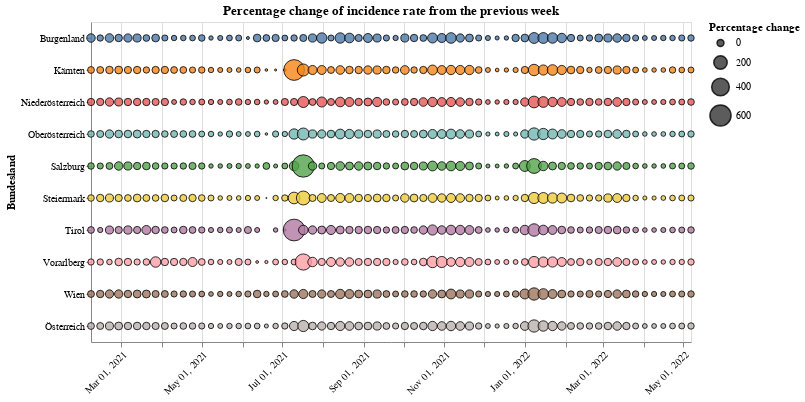

The code cell stored with this chart in its notebook:
### Code cell
#collapse
source = saturdays_data.query("Time >= '2021-01-31'")
alt.Chart(source).mark_circle(
    opacity=0.8,
    stroke='black',
    strokeWidth=1
).encode(
    alt.X('yearmonthdate(Time):T', axis=alt.Axis(title='', labelAngle=-45)),
    alt.Y('Bundesland:N'),
    alt.Size('rate_change:Q',
            scale=alt.Scale(range=[0, 500]),
            legend=alt.Legend(title='Percentage change')
    ),
    alt.Color('Bundesland:N', legend=None),
    tooltip=['Time', 'rate_change']
).properties(
    width=600,
    height=320,
    title='Percentage change of incidence rate from the previous week'
)

### Figure 1 — Vega-Lite specification as saved in the notebook (floating-point values rounded to 4 significant figures; data arrays with more than 128 entries replaced by an {"elided": "..."} marker saying what was removed)
{"config": {"view": {"continuousWidth": 400, "continuousHeight": 300}}, "data": {"name": "data-af6efa3bda38ce57bc04269a55e79999"}, "mark": {"type": "circle", "opacity": 0.8, "stroke": "black", "strokeWidth": 1}, "encoding": {"color": {"type": "nominal", "field": "Bundesland", "legend": null}, "size": {"type": "quantitative", "field": "rate_change", "legend": {"title": "Percentage change"}, "scale": {"range": [0, 500]}}, "tooltip": [{"type": "temporal", "field": "Time"}, {"type": "quantitative", "field": "rate_change"}], "x": {"type": "temporal", "axis": {"labelAngle": -45, "title": ""}, "field": "Time", "timeUnit": "yearmonthdate"}, "y": {"type": "nominal", "field": "Bundesland"}}, "height": 320, "title": "Percentage change of incidence rate from the previous week", "width": 600, "$schema": "https://vega.github.io/schema/vega-lite/v4.8.1.json", "datasets": {"data-af6efa3bda38ce57bc04269a55e79999": {"elided": "660 records"}}}
